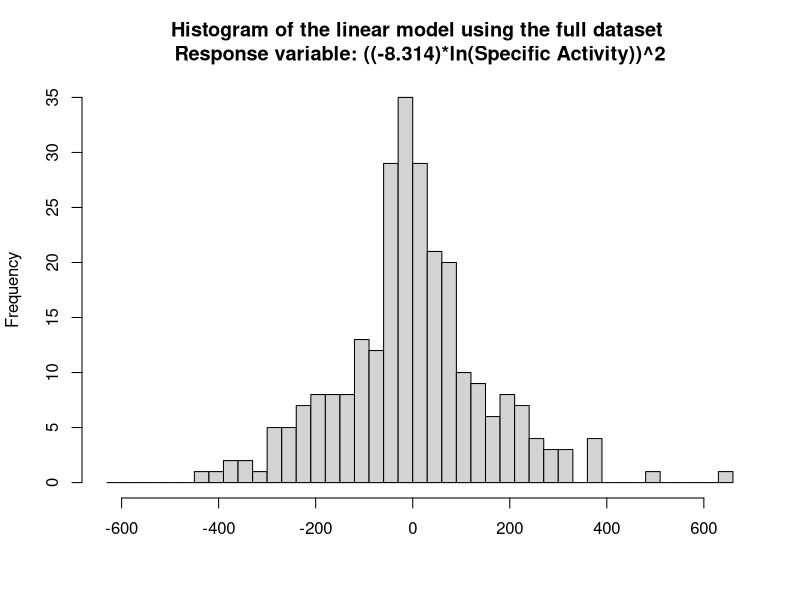

Source code (R):
##### Purified enzyme stats

setwd("./PurifiedEnzymeData")

library(quantreg)
library(stringi)
library(multcomp)
library(lmtest)


### A) Quantile regression
## Effects of pH and temperature on the specific activity of APase
data <- read.table("Output/apase_kinetics.csv", sep = ",", row.names = "", header = T, check.names = F)
head(data)
data$pH <- as.factor(data$pH)
data$temp <- as.factor(data$temp)
str(data)

## Full model
r1 <- rq(SpecificActivity ~ pH*temp, data, tau = 0.5)
summary.rq(r1, iid = T, se = "iid")

## Model with only pH
r2 <- rq(SpecificActivity ~ pH, data, tau = 0.5)
## Model with only temperature
r3 <- rq(SpecificActivity ~ temp, data, tau = 0.5)
## Model with pH and temperature but without interaction
r4 <- rq(SpecificActivity ~ pH + temp, data, tau = 0.5)

## Wald test - significance of pH, temperature, and their interaction on the specific activity of APase
anova.rq(r1, r2, r3, r4, test = "Wald", iid = TRUE)
rm(list = ls())


### B) Log-likelihood ratios
## Effects of pH on the temperature sensitivity of APase
data <- read.table("Output/apase_kinetics.csv", sep = ",", row.names = "", header = T, check.names = F)
head(data)
data$pH <- as.factor(data$pH)
data$temp <- as.factor(data$temp)
data$revK <- 1/(as.numeric(as.character(data$temp))+273.15)
str(data)

## 1) Creating X matrix
# Creating an empty matrix X
full_Xmat <- matrix(ncol = 10, nrow = 120, data = 0)
## nrow is equal the number of observations
nrow(full_Xmat)
## ncol is equal the number of factors x2 (1 intercept and 1 slope each); the first 5 are the intercepts, and the other 5 are the slopes
ncol(full_Xmat)

phs <- levels(data$pH)
for (k in 1:120){
  if(data$pH[k] == "3.5"){                                                                
    i <- 1                                                                                
  } else if (data$pH[k] == "4.5") {
    i <- 2
  } else if (data$pH[k] == "5.5"){
    i <- 3
  } else if (data$pH[k] == "6.5"){
    i <- 4
  } else {
    i <- 5
  }
  ## the i value corresponds to the intercept column of the pH of the row
  full_Xmat[k, i] <- 1
  ## the [5+i] value corresponds to the slope column of the pH of the row
  full_Xmat[k, 5 + i] <- data$revK[k]
}
## intercepts have either 1 or 0 to indicate the right factor; the slopes have the temperatures (as 1/T)
head(full_Xmat)

## 2) Separating the intercept and the slope matrices
# a matrix only for the intercepts
intercept <- full_Xmat[,1:5]

for(i in 6:10){
  v <- c(3, 4, 5, 6, 7)
  nm <- paste0("pH", v[i-5], "5")
  assign(nm, as.matrix(full_Xmat[,i]))
}
ls()[grep("pH", ls())]

## 3) Creating Y matrix
# the Y matrix is the response variable
Y_mat <- as.matrix(data$lnactivity*(-8.314))
head(Y_mat)

rm(i, k, nm, v)

## 4) Creating comparison matrices
head(intercept)
phs <- ls()[grep("pH", ls())]
checklist <- data.frame()

i <- 1
j <- 0
for(p in phs){
  j <- 1 + j
  for(h in phs[-1:-j]){
    nm <- paste0("Xmat", i)
    assign(nm, cbind(intercept, (get(p) + get(h)), 
                     get(phs[phs != p & phs!= h][1]),
                     get(phs[phs != p & phs!= h][2]),
                     get(phs[phs != p & phs!= h][3])))
    checklist[i, "Matrix"] <- nm
    checklist[i, "Pair"] <- paste(p, "-", h)
    i <- i + 1
  }
}
ls()[grep("Xmat", ls())]
rm(i, j, nm, p, h)

## 5) Fitting the linear model to the full dataset
lm_fullXmat <- lm.fit(full_Xmat, Y_mat)
residuals(lm_fullXmat)

## 6) Fitting the linear model to the comparison matrices
xmats <- stri_sort(ls()[grep("Xmat\\d{1,2}", ls())], numeric = TRUE)
xmats

for(x in xmats){
  nm <- paste0('lm_', x)
  assign(nm, lm.fit(get(x), Y_mat))
}
stri_sort(ls()[grep("lm_Xmat", ls())], numeric = TRUE)
rm(x, xmats)

## 7) Finding the log-likelihood
# creating a vector for the bias correction for the standard deviation of the residuals
n_bias <- ((120 - 1)/120)

## 7.1) Finding the LL of the full model
# calculating the log-likelihood for the full model
LL_fullXmat <- sum(dnorm(residuals(lm_fullXmat), mean = 0, 
                         sd = sqrt(n_bias*(var(lm_fullXmat$residuals))), log = TRUE))
LL_fullXmat

## 7.2) Finding the LL of the comparison matrices
# creating a vector with the names of the linear models of the comparison matrices in order
lmxmats <- stri_sort(ls()[grep("lm_Xmat\\d{1,2}", ls())], numeric = TRUE)
lmxmats

for(l in lmxmats){
  ## using a loop to find the LL of each comparison matrix
  nm <- paste0("LL_", gsub("lm_(Xmat{1,2})", "\\1", l))
  assign(nm, sum(dnorm(residuals(get(l)), mean = 0, 
                       sd = sqrt(n_bias*(var(residuals(get(l))))), log = TRUE)))
}
stri_sort(ls()[grep("LL_Xmat", ls())], numeric = TRUE)
rm(lmxmats, l, nm)

## 8) Finding the log-likelihood ratio and p-values
checklist
LLres <- stri_sort(ls()[grep("LL_Xmat", ls())], numeric = TRUE)
LLres

for(LL in LLres){
  ## Comparing the LL of each comparison matrix (a simplified model) to the full model
  checklist[checklist$Matrix == gsub("LL_(Xmat{1,2})", "\\1", LL), 
            "LR"] <- -2*(get(LL) - LL_fullXmat)
  ## Using the ratio of the LL of these matrices and using the Chi-square distribution to find the p-value
  checklist[checklist$Matrix == gsub("LL_(Xmat{1,2})", "\\1", LL), 
            "pval"] <- (1 - pchisq(checklist[checklist$Matrix == gsub("LL_(Xmat{1,2})", "\\1", LL), 
                                             "LR"], df = 1))
}
checklist$sig <- checklist$pval <= 0.05
checklist[checklist$sig == TRUE, ]
rm(list = ls())


### C) Contrasts of temperature sensitivity of BGase, NAGase, and APase for each pH
data <- read.csv("Output/allenz.csv", row.names = 1)
head(data)

## 1) Linear model using the full dataset
fmodel <- lm(((-8.314)*lnactivity)^2 ~ factor(pH)*factor(enzyme)*revK, 
             data = data[data$pH != 3.5 & data$pH != 8.5, ])
fmodel
hist(residuals(fmodel), breaks = seq(-630, 660, 30), xlab = "", 
     main = "Histogram of the linear model using the full dataset \nResponse variable: ((-8.314)*ln(Specific Activity))^2")
# Shapiro-Wilk normality test
shapiro.test(fmodel$residuals)
# Breusch-Pagan heteroskedasticity test
bptest(fmodel)
summary(fmodel)

## 2) Running contrasts
# importing contrast matrix
mt <- read.csv("Data/cmatrix_allenz.csv", check.names = FALSE, row.names = 1)
head(mt)

# running contrasts
summary(glht(fmodel, linfct = as.matrix(mt)), test=adjusted("single-step"))
rm(list = ls())
